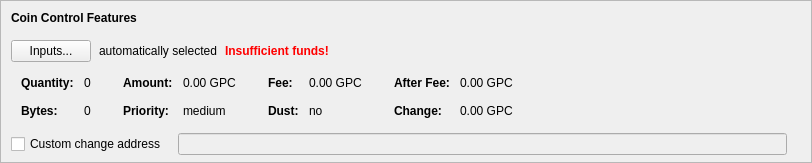
    <widget class="QFrame" name="frameCoinControl">
     <property name="sizePolicy">
      <sizepolicy hsizetype="Expanding" vsizetype="Expanding">
       <horstretch>0</horstretch>
       <verstretch>0</verstretch>
      </sizepolicy>
     </property>
     <property name="maximumSize">
      <size>
       <width>16777215</width>
       <height>16777215</height>
      </size>
     </property>
     <property name="frameShape">
      <enum>QFrame::StyledPanel</enum>
     </property>
     <property name="frameShadow">
      <enum>QFrame::Sunken</enum>
     </property>
     <layout class="QVBoxLayout" name="verticalLayoutCoinControl2">
      <property name="spacing">
       <number>0</number>
      </property>
      <property name="leftMargin">
       <number>0</number>
      </property>
      <property name="topMargin">
       <number>0</number>
      </property>
      <property name="rightMargin">
       <number>0</number>
      </property>
      <property name="bottomMargin">
       <number>6</number>
      </property>
      <item>
       <layout class="QVBoxLayout" name="verticalLayoutCoinControl" stretch="0,0,0,0,1">
        <property name="spacing">
         <number>0</number>
        </property>
        <property name="leftMargin">
         <number>10</number>
        </property>
        <property name="topMargin">
         <number>10</number>
        </property>
        <item>
         <layout class="QHBoxLayout" name="horizontalLayoutCoinControl1">
          <property name="bottomMargin">
           <number>15</number>
          </property>
          <item>
           <widget class="QLabel" name="labelCoinControlFeatures">
            <property name="sizePolicy">
             <sizepolicy hsizetype="Preferred" vsizetype="Maximum">
              <horstretch>0</horstretch>
              <verstretch>0</verstretch>
             </sizepolicy>
            </property>
            <property name="font">
             <font>
              <weight>75</weight>
              <bold>true</bold>
             </font>
            </property>
            <property name="styleSheet">
             <string notr="true">font-weight:bold;</string>
            </property>
            <property name="text">
             <string>Coin Control Features</string>
            </property>
           </widget>
          </item>
         </layout>
        </item>
        <item>
         <layout class="QHBoxLayout" name="horizontalLayoutCoinControl2" stretch="0,0,0,0">
          <property name="spacing">
           <number>8</number>
          </property>
          <property name="bottomMargin">
           <number>10</number>
          </property>
          <item>
           <widget class="QPushButton" name="pushButtonCoinControl">
            <property name="styleSheet">
             <string notr="true"/>
            </property>
            <property name="text">
             <string>Inputs...</string>
            </property>
            <property name="autoDefault">
             <bool>false</bool>
            </property>
           </widget>
          </item>
          <item>
           <widget class="QLabel" name="labelCoinControlAutomaticallySelected">
            <property name="text">
             <string>automatically selected</string>
            </property>
            <property name="margin">
             <number>5</number>
            </property>
           </widget>
          </item>
          <item>
           <widget class="QLabel" name="labelCoinControlInsuffFunds">
            <property name="font">
             <font>
              <weight>75</weight>
              <bold>true</bold>
             </font>
            </property>
            <property name="styleSheet">
             <string notr="true">color:red;font-weight:bold;</string>
            </property>
            <property name="text">
             <string>Insufficient funds!</string>
            </property>
            <property name="margin">
             <number>5</number>
            </property>
           </widget>
          </item>
          <item>
           <spacer name="horizontalSpacerCoinControl">
            <property name="orientation">
             <enum>Qt::Horizontal</enum>
            </property>
            <property name="sizeHint" stdset="0">
             <size>
              <width>40</width>
              <height>1</height>
             </size>
            </property>
           </spacer>
          </item>
         </layout>
        </item>
        <item>
         <widget class="QWidget" name="widgetCoinControl" native="true">
          <property name="sizePolicy">
           <sizepolicy hsizetype="Preferred" vsizetype="Preferred">
            <horstretch>0</horstretch>
            <verstretch>0</verstretch>
           </sizepolicy>
          </property>
          <property name="minimumSize">
           <size>
            <width>0</width>
            <height>0</height>
           </size>
          </property>
          <property name="styleSheet">
           <string notr="true"/>
          </property>
          <layout class="QHBoxLayout" name="horizontalLayoutCoinControl5">
           <property name="leftMargin">
            <number>0</number>
           </property>
           <property name="topMargin">
            <number>0</number>
           </property>
           <property name="rightMargin">
            <number>0</number>
           </property>
           <property name="bottomMargin">
            <number>0</number>
           </property>
           <item>
            <layout class="QHBoxLayout" name="horizontalLayoutCoinControl3" stretch="0,0,0,1">
             <property name="spacing">
              <number>20</number>
             </property>
             <property name="topMargin">
              <number>0</number>
             </property>
             <property name="bottomMargin">
              <number>10</number>
             </property>
             <item>
              <layout class="QFormLayout" name="formLayoutCoinControl1">
               <property name="horizontalSpacing">
                <number>10</number>
               </property>
               <property name="verticalSpacing">
                <number>14</number>
               </property>
               <property name="leftMargin">
                <number>10</number>
               </property>
               <property name="topMargin">
                <number>4</number>
               </property>
               <property name="rightMargin">
                <number>6</number>
               </property>
               <item row="0" column="0">
                <widget class="QLabel" name="labelCoinControlQuantityText">
                 <property name="font">
                  <font>
                   <weight>75</weight>
                   <bold>true</bold>
                  </font>
                 </property>
                 <property name="text">
                  <string>Quantity:</string>
                 </property>
                 <property name="margin">
                  <number>0</number>
                 </property>
                </widget>
               </item>
               <item row="0" column="1">
                <widget class="QLabel" name="labelCoinControlQuantity">
                 <property name="cursor">
                  <cursorShape>IBeamCursor</cursorShape>
                 </property>
                 <property name="contextMenuPolicy">
                  <enum>Qt::ActionsContextMenu</enum>
                 </property>
                 <property name="text">
                  <string notr="true">0</string>
                 </property>
                 <property name="margin">
                  <number>0</number>
                 </property>
                 <property name="textInteractionFlags">
                  <set>Qt::LinksAccessibleByMouse|Qt::TextSelectableByKeyboard|Qt::TextSelectableByMouse</set>
                 </property>
                </widget>
               </item>
               <item row="1" column="0">
                <widget class="QLabel" name="labelCoinControlBytesText">
                 <property name="font">
                  <font>
                   <weight>75</weight>
                   <bold>true</bold>
                  </font>
                 </property>
                 <property name="text">
                  <string>Bytes:</string>
                 </property>
                </widget>
               </item>
               <item row="1" column="1">
                <widget class="QLabel" name="labelCoinControlBytes">
                 <property name="cursor">
                  <cursorShape>IBeamCursor</cursorShape>
                 </property>
                 <property name="contextMenuPolicy">
                  <enum>Qt::ActionsContextMenu</enum>
                 </property>
                 <property name="text">
                  <string notr="true">0</string>
                 </property>
                 <property name="textInteractionFlags">
                  <set>Qt::LinksAccessibleByMouse|Qt::TextSelectableByKeyboard|Qt::TextSelectableByMouse</set>
                 </property>
                </widget>
               </item>
              </layout>
             </item>
             <item>
              <layout class="QFormLayout" name="formLayoutCoinControl2">
               <property name="horizontalSpacing">
                <number>10</number>
               </property>
               <property name="verticalSpacing">
                <number>14</number>
               </property>
               <property name="leftMargin">
                <number>6</number>
               </property>
               <property name="topMargin">
                <number>4</number>
               </property>
               <property name="rightMargin">
                <number>6</number>
               </property>
               <item row="0" column="0">
                <widget class="QLabel" name="labelCoinControlAmountText">
                 <property name="font">
                  <font>
                   <weight>75</weight>
                   <bold>true</bold>
                  </font>
                 </property>
                 <property name="text">
                  <string>Amount:</string>
                 </property>
                 <property name="margin">
                  <number>0</number>
                 </property>
                </widget>
               </item>
               <item row="0" column="1">
                <widget class="QLabel" name="labelCoinControlAmount">
                 <property name="cursor">
                  <cursorShape>IBeamCursor</cursorShape>
                 </property>
                 <property name="contextMenuPolicy">
                  <enum>Qt::ActionsContextMenu</enum>
                 </property>
                 <property name="text">
                  <string notr="true">0.00 GPC</string>
                 </property>
                 <property name="textInteractionFlags">
                  <set>Qt::LinksAccessibleByMouse|Qt::TextSelectableByKeyboard|Qt::TextSelectableByMouse</set>
                 </property>
                </widget>
               </item>
               <item row="1" column="0">
                <widget class="QLabel" name="labelCoinControlPriorityText">
                 <property name="font">
                  <font>
                   <weight>75</weight>
                   <bold>true</bold>
                  </font>
                 </property>
                 <property name="text">
                  <string>Priority:</string>
                 </property>
                </widget>
               </item>
               <item row="1" column="1">
                <widget class="QLabel" name="labelCoinControlPriority">
                 <property name="cursor">
                  <cursorShape>IBeamCursor</cursorShape>
                 </property>
                 <property name="contextMenuPolicy">
                  <enum>Qt::ActionsContextMenu</enum>
                 </property>
                 <property name="text">
                  <string>medium</string>
                 </property>
                 <property name="textInteractionFlags">
                  <set>Qt::LinksAccessibleByMouse|Qt::TextSelectableByKeyboard|Qt::TextSelectableByMouse</set>
                 </property>
                </widget>
               </item>
              </layout>
             </item>
             <item>
              <layout class="QFormLayout" name="formLayoutCoinControl3">
               <property name="horizontalSpacing">
                <number>10</number>
               </property>
               <property name="verticalSpacing">
                <number>14</number>
               </property>
               <property name="leftMargin">
                <number>6</number>
               </property>
               <property name="topMargin">
                <number>4</number>
               </property>
               <property name="rightMargin">
                <number>6</number>
               </property>
               <item row="0" column="0">
                <widget class="QLabel" name="labelCoinControlFeeText">
                 <property name="font">
                  <font>
                   <weight>75</weight>
                   <bold>true</bold>
                  </font>
                 </property>
                 <property name="text">
                  <string>Fee:</string>
                 </property>
                 <property name="margin">
                  <number>0</number>
                 </property>
                </widget>
               </item>
               <item row="0" column="1">
                <widget class="QLabel" name="labelCoinControlFee">
                 <property name="cursor">
                  <cursorShape>IBeamCursor</cursorShape>
                 </property>
                 <property name="contextMenuPolicy">
                  <enum>Qt::ActionsContextMenu</enum>
                 </property>
                 <property name="text">
                  <string notr="true">0.00 GPC</string>
                 </property>
                 <property name="textInteractionFlags">
                  <set>Qt::LinksAccessibleByMouse|Qt::TextSelectableByKeyboard|Qt::TextSelectableByMouse</set>
                 </property>
                </widget>
               </item>
               <item row="1" column="0">
                <widget class="QLabel" name="labelCoinControlLowOutputText">
                 <property name="font">
                  <font>
                   <weight>75</weight>
                   <bold>true</bold>
                  </font>
                 </property>
                 <property name="text">
                  <string>Dust:</string>
                 </property>
                </widget>
               </item>
               <item row="1" column="1">
                <widget class="QLabel" name="labelCoinControlLowOutput">
                 <property name="cursor">
                  <cursorShape>IBeamCursor</cursorShape>
                 </property>
                 <property name="contextMenuPolicy">
                  <enum>Qt::ActionsContextMenu</enum>
                 </property>
                 <property name="text">
                  <string>no</string>
                 </property>
                 <property name="textInteractionFlags">
                  <set>Qt::LinksAccessibleByMouse|Qt::TextSelectableByKeyboard|Qt::TextSelectableByMouse</set>
                 </property>
                </widget>
               </item>
              </layout>
             </item>
             <item>
              <layout class="QFormLayout" name="formLayoutCoinControl4">
               <property name="horizontalSpacing">
                <number>10</number>
               </property>
               <property name="verticalSpacing">
                <number>14</number>
               </property>
               <property name="leftMargin">
                <number>6</number>
               </property>
               <property name="topMargin">
                <number>4</number>
               </property>
               <property name="rightMargin">
                <number>6</number>
               </property>
               <item row="0" column="0">
                <widget class="QLabel" name="labelCoinControlAfterFeeText">
                 <property name="font">
                  <font>
                   <weight>75</weight>
                   <bold>true</bold>
                  </font>
                 </property>
                 <property name="text">
                  <string>After Fee:</string>
                 </property>
                 <property name="margin">
                  <number>0</number>
                 </property>
                </widget>
               </item>
               <item row="0" column="1">
                <widget class="QLabel" name="labelCoinControlAfterFee">
                 <property name="cursor">
                  <cursorShape>IBeamCursor</cursorShape>
                 </property>
                 <property name="contextMenuPolicy">
                  <enum>Qt::ActionsContextMenu</enum>
                 </property>
                 <property name="text">
                  <string notr="true">0.00 GPC</string>
                 </property>
                 <property name="textInteractionFlags">
                  <set>Qt::LinksAccessibleByMouse|Qt::TextSelectableByKeyboard|Qt::TextSelectableByMouse</set>
                 </property>
                </widget>
               </item>
               <item row="1" column="0">
                <widget class="QLabel" name="labelCoinControlChangeText">
                 <property name="font">
                  <font>
                   <weight>75</weight>
                   <bold>true</bold>
                  </font>
                 </property>
                 <property name="text">
                  <string>Change:</string>
                 </property>
                </widget>
               </item>
               <item row="1" column="1">
                <widget class="QLabel" name="labelCoinControlChange">
                 <property name="cursor">
                  <cursorShape>IBeamCursor</cursorShape>
                 </property>
                 <property name="contextMenuPolicy">
                  <enum>Qt::ActionsContextMenu</enum>
                 </property>
                 <property name="text">
                  <string notr="true">0.00 GPC</string>
                 </property>
                 <property name="textInteractionFlags">
                  <set>Qt::LinksAccessibleByMouse|Qt::TextSelectableByKeyboard|Qt::TextSelectableByMouse</set>
                 </property>
                </widget>
               </item>
              </layout>
             </item>
            </layout>
           </item>
          </layout>
         </widget>
        </item>
        <item>
         <layout class="QHBoxLayout" name="horizontalLayoutCoinControl4" stretch="0,0,0">
          <property name="spacing">
           <number>12</number>
          </property>
          <property name="sizeConstraint">
           <enum>QLayout::SetDefaultConstraint</enum>
          </property>
          <property name="topMargin">
           <number>5</number>
          </property>
          <property name="rightMargin">
           <number>5</number>
          </property>
          <item>
           <widget class="QCheckBox" name="checkBoxCoinControlChange">
            <property name="toolTip">
             <string>If this is activated, but the change address is empty or invalid, change will be sent to a newly generated address.</string>
            </property>
            <property name="text">
             <string>Custom change address</string>
            </property>
           </widget>
          </item>
          <item>
           <widget class="QValidatedLineEdit" name="lineEditCoinControlChange">
            <property name="enabled">
             <bool>false</bool>
            </property>
            <property name="sizePolicy">
             <sizepolicy hsizetype="Expanding" vsizetype="Fixed">
              <horstretch>0</horstretch>
              <verstretch>0</verstretch>
             </sizepolicy>
            </property>
           </widget>
          </item>
          <item>
           <widget class="QLabel" name="labelCoinControlChangeLabel">
            <property name="sizePolicy">
             <sizepolicy hsizetype="Preferred" vsizetype="Expanding">
              <horstretch>0</horstretch>
              <verstretch>0</verstretch>
             </sizepolicy>
            </property>
            <property name="minimumSize">
             <size>
              <width>0</width>
              <height>0</height>
             </size>
            </property>
            <property name="text">
             <string/>
            </property>
            <property name="margin">
             <number>3</number>
            </property>
           </widget>
          </item>
         </layout>
        </item>
        <item>
         <spacer name="verticalSpacerCoinControl">
          <property name="orientation">
           <enum>Qt::Vertical</enum>
          </property>
          <property name="sizeHint" stdset="0">
           <size>
            <width>800</width>
            <height>1</height>
           </size>
          </property>
         </spacer>
        </item>
       </layout>
      </item>
     </layout>
    </widget>
